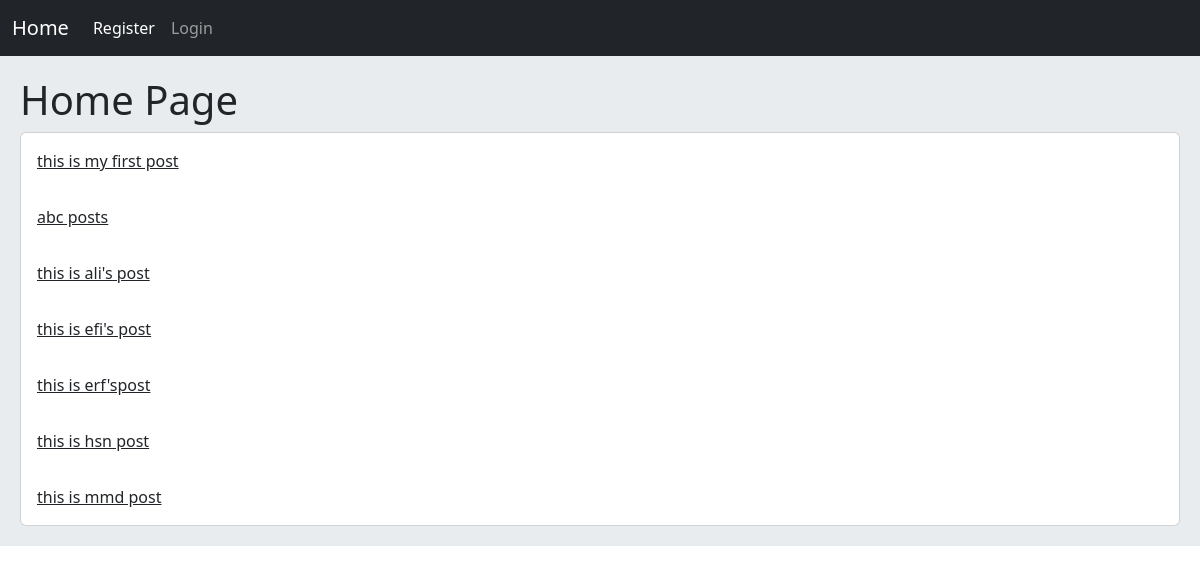
/, run on an earlier commit of the app's database.
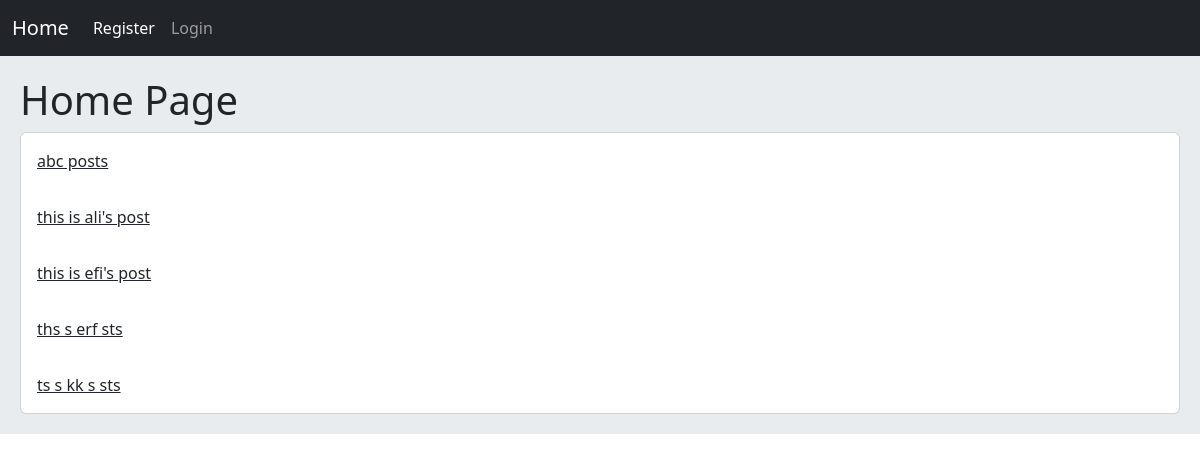
And on a later commit of the database.
### home/models.py (models this page shows, shortened)
class Post(models.Model):
    user = models.ForeignKey(User, on_delete=models.CASCADE)
    body = models.TextField()
    slug = models.SlugField()
    created = models.DateTimeField(auto_now_add=True)
    updated = models.DateTimeField(auto_now=True)
    def get_absolut_url(self):
        return reverse('home:post_detail', args=(self.id, self.slug))

### home/views.py (the view)
# urls.py: path('', views.HomeView.as_view(), name='home'),
class HomeView(View):
    def get(self, request):
        posts = Post.objects.all()
        return render(request, 'home/index.html', {'posts': posts})

### home/templates/home/index.html
{% extends 'base.html' %}
    {% block content %}
        <h1>Home Page</h1>
        <div class="card">
            {% for post in posts %}
                <a href="{{ post.get_absolut_url }}" class="card-body">{{ post.body|truncatewords:7 }}</a>
            {% endfor %}
        </div>
    {% endblock %}

### templates/base.html (shortened to what this page needs)
<!DOCTYPE html>
<html lang="en">
<head>
    <link href="https://cdn.jsdelivr.net/npm/bootstrap@5.2.1/dist/css/bootstrap.min.css" rel="stylesheet">
</head>
<body>
    {% include 'inc/navbar.html' %}
    <div class="jumbotron">
        {% block content %}  {% endblock %}
    </div>
</body>
</html>

### templates/inc/navbar.html (shortened to what this page needs)
<nav class="navbar navbar-expand-lg navbar-dark bg-dark">
  <div class="container-fluid">
    <a class="navbar-brand" href="{% url 'home:home' %}">Home</a>
    <div class="collapse navbar-collapse" id="navbarNav">
      <ul class="navbar-nav">
          {% if request.user.is_authenticated %}
        <li class="nav-item">
          <a class="nav-link active" aria-current="page" href="{% url 'accounts:user_profile' request.user.id %}">Profile</a>
        </li>
        <li class="nav-item">
          <a class="nav-link" href="{% url 'accounts:user_logout' %}">logout</a>
        </li>
        {% else %}
        <li class="nav-item">
          <a class="nav-link active" aria-current="page" href="{% url 'accounts:user_register' %}">Register</a>
        </li>
        <li class="nav-item">
          <a class="nav-link" href="{% url 'accounts:user_login' %}">Login</a>
        </li>
        {% endif %}
      </ul>
    </div>
  </div>
</nav>

### templates/base.html (style rules this page uses)
.jumbotron { padding: 20px; margin-bottom: 20px; background-color: #e9ecef; }

What changed in the data, as far as the page shows it:
removed Post: body "this is my first post"
removed Post: body "this is erf'spost"
removed Post: body "this is hsn post"
removed Post: body "this is mmd post"
added Post: body "ths s erf sts"
added Post: body "ts s kk s sts"
